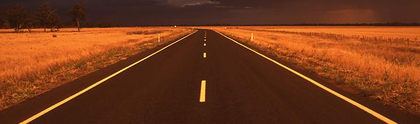
%> input picture 1º Cuatrimestre/[VC] Visión por Computador/Prácticas/Práctica5_DetecciónBordes/P5.tif, 420 x 124 px, shrunk from 635 x 188 before the run
$ octave Primera_Parte.m   (GNU Octave 9; MATLAB toolbox functions it lacks are replaced by stand-ins)
%> lines starting %> are read from the running program, lines starting %| are printed output that depends on the picture
%=========================================================================%
%%                              PRIMERA PARTE                             %%
%        GENERACIÓN DE IMÁGENES. ANÁLISIS DE PERFILES DE INTENSIDAD       %
%=========================================================================%

addpath('./Funciones_Necesarias\')

%-------------------------------------------------------------------------%
% 1. A partir de la imagen P5 genera y visualiza las siguientes imágenes.
%-------------------------------------------------------------------------%

%-------------------------------------------------------------------------%
%                           IMAGEN DE INTENSIDAD                          %
%-------------------------------------------------------------------------%
P5 = imread("P5.tif");
%> P5 is the input picture: size 124x420x3 uint8; mean R, G, B 115.3, 56.6, 25.9
I = uint8(rgb2gray(P5));
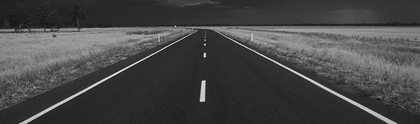
%> I: size 124x420 uint8; min 18, max 243, mean 70.6
figure,
imshow(uint8(I));

%-------------------------------------------------------------------------%
%                 IMAGEN SUAVIZADA CON FILTRO GAUSSIANO W=5               %
%-------------------------------------------------------------------------%
W = 5;
sigma = W/5;
Igauss = imfilter(I,fspecial('gaussian',W,sigma));
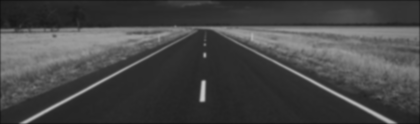
%> Igauss: size 124x420 uint8; min 16, max 200, mean 70.2

figure,
imshow(Igauss), title('Imagen suavizada')

[N,M] = size(I);
%> N = 124; M = 420
imagenes = cat(3,I,Igauss);
text = ["Imagen Original","Imagen suavizada"];
cortes = [0.25,0.5,0.75];
colores = ["red","green","blue"];
for i=1:size(imagenes,3)
        perfil = [];
        I_aux = imagenes(:,:,i);
        % Visualiza la imagen con la línea del perfil.
        figure,
        subplot(2,1,1), imshow(I_aux), title(text(i));

        for j=1:length(cortes)
            perfil = [perfil;I_aux(round(cortes(j)*N),:)];
            line([1,M],[round(cortes(j)*N),round(cortes(j)*N)],'Color',colores(j)),
        end

        subplot(2,1,2),
        for j=1:size(perfil,1)
            plot(perfil(j,:),colores(j)), hold on
        end
        legend("25%","50%","75%")
        axis([0,M,0,250])
end
%> this loop made 2 passes
%> pass 1, `axis([0,M,0,250])`:
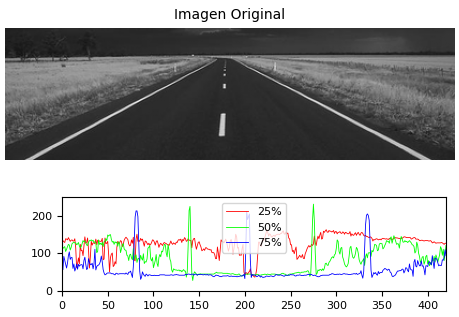
%> figure redrawn from the program's plot data, 2 panels
%> pass 2, `axis([0,M,0,250])`:
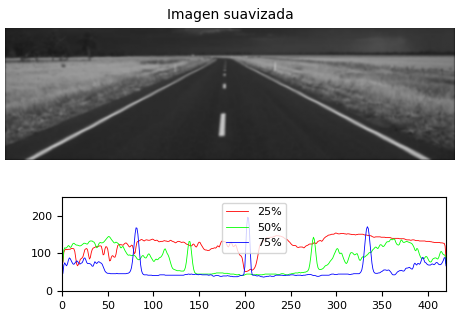
%> figure redrawn from the program's plot data, 2 panels
